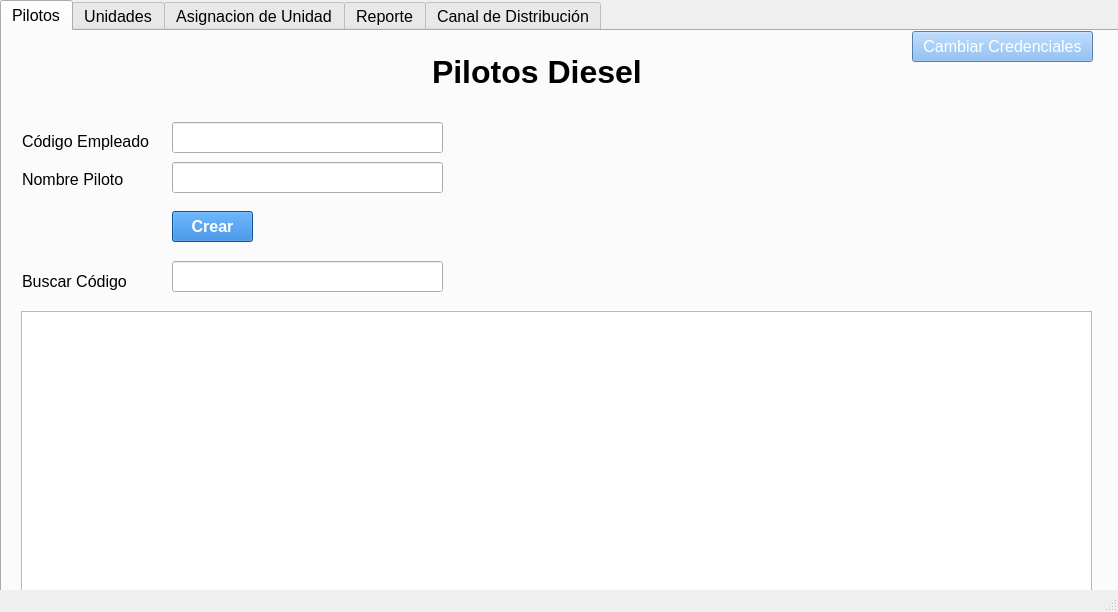
<?xml version="1.0" encoding="UTF-8"?>
<ui version="4.0">
 <class>MainWindow</class>
 <widget class="QMainWindow" name="MainWindow">
  <property name="geometry">
   <rect>
    <x>0</x>
    <y>0</y>
    <width>1118</width>
    <height>612</height>
   </rect>
  </property>
  <property name="windowTitle">
   <string>DieselVillaNueva</string>
  </property>
  <widget class="QWidget" name="centralwidget">
   <widget class="QTabWidget" name="tabWidget">
    <property name="geometry">
     <rect>
      <x>0</x>
      <y>0</y>
      <width>1121</width>
      <height>611</height>
     </rect>
    </property>
    <property name="font">
     <font>
      <family>Microsoft Sans Serif</family>
      <pointsize>12</pointsize>
      <bold>false</bold>
     </font>
    </property>
    <property name="cursor">
     <cursorShape>ArrowCursor</cursorShape>
    </property>
    <property name="currentIndex">
     <number>0</number>
    </property>
    <widget class="QWidget" name="tab_pilotos">
     <attribute name="title">
      <string>Pilotos</string>
     </attribute>
     <widget class="QLabel" name="label">
      <property name="geometry">
       <rect>
        <x>430</x>
        <y>20</y>
        <width>211</width>
        <height>41</height>
       </rect>
      </property>
      <property name="font">
       <font>
        <family>Microsoft Sans Serif</family>
        <pointsize>24</pointsize>
        <bold>true</bold>
        <kerning>true</kerning>
       </font>
      </property>
      <property name="text">
       <string>Pilotos Diesel</string>
      </property>
     </widget>
     <widget class="QLabel" name="label_2">
      <property name="geometry">
       <rect>
        <x>20</x>
        <y>100</y>
        <width>141</width>
        <height>21</height>
       </rect>
      </property>
      <property name="font">
       <font>
        <family>Microsoft Sans Serif</family>
        <pointsize>12</pointsize>
        <bold>false</bold>
       </font>
      </property>
      <property name="text">
       <string>Código Empleado</string>
      </property>
     </widget>
     <widget class="QLabel" name="label_3">
      <property name="geometry">
       <rect>
        <x>20</x>
        <y>140</y>
        <width>121</width>
        <height>16</height>
       </rect>
      </property>
      <property name="font">
       <font>
        <family>Microsoft Sans Serif</family>
        <pointsize>12</pointsize>
        <bold>false</bold>
       </font>
      </property>
      <property name="text">
       <string>Nombre Piloto</string>
      </property>
     </widget>
     <widget class="QLineEdit" name="txt_codigoEmpleado">
      <property name="geometry">
       <rect>
        <x>170</x>
        <y>91</y>
        <width>271</width>
        <height>31</height>
       </rect>
      </property>
     </widget>
     <widget class="QLineEdit" name="txt_nombrePiloto">
      <property name="geometry">
       <rect>
        <x>170</x>
        <y>131</y>
        <width>271</width>
        <height>31</height>
       </rect>
      </property>
     </widget>
     <widget class="QPushButton" name="btn_crearPiloto">
      <property name="geometry">
       <rect>
        <x>170</x>
        <y>180</y>
        <width>81</width>
        <height>31</height>
       </rect>
      </property>
      <property name="font">
       <font>
        <family>Microsoft Sans Serif</family>
        <pointsize>12</pointsize>
        <bold>true</bold>
       </font>
      </property>
      <property name="styleSheet">
       <string notr="true">background-color: #1670D0;
color: white;</string>
      </property>
      <property name="text">
       <string>Crear</string>
      </property>
     </widget>
     <widget class="QLabel" name="label_4">
      <property name="geometry">
       <rect>
        <x>20</x>
        <y>240</y>
        <width>111</width>
        <height>21</height>
       </rect>
      </property>
      <property name="text">
       <string>Buscar Código</string>
      </property>
     </widget>
     <widget class="QLineEdit" name="txt_buscarCodigo">
      <property name="geometry">
       <rect>
        <x>170</x>
        <y>230</y>
        <width>271</width>
        <height>31</height>
       </rect>
      </property>
     </widget>
     <widget class="QTableWidget" name="table_mostrarPilotos">
      <property name="geometry">
       <rect>
        <x>19</x>
        <y>280</y>
        <width>1071</width>
        <height>281</height>
       </rect>
      </property>
      <attribute name="horizontalHeaderStretchLastSection">
       <bool>true</bool>
      </attribute>
      <attribute name="verticalHeaderVisible">
       <bool>false</bool>
      </attribute>
     </widget>
     <widget class="QPushButton" name="btn_cambiarCreden">
      <property name="geometry">
       <rect>
        <x>910</x>
        <y>0</y>
        <width>181</width>
        <height>31</height>
       </rect>
      </property>
      <property name="font">
       <font>
        <family>Microsoft Sans Serif</family>
        <pointsize>12</pointsize>
        <bold>false</bold>
       </font>
      </property>
      <property name="styleSheet">
       <string notr="true">background-color: #75B0F0;
color: white;</string>
      </property>
      <property name="text">
       <string>Cambiar Credenciales</string>
      </property>
     </widget>
    </widget>
    <widget class="QWidget" name="tab_unidades">
     <attribute name="title">
      <string>Unidades</string>
     </attribute>
     <widget class="QPushButton" name="btn_crearUnidad">
      <property name="geometry">
       <rect>
        <x>170</x>
        <y>180</y>
        <width>81</width>
        <height>31</height>
       </rect>
      </property>
      <property name="font">
       <font>
        <family>Microsoft Sans Serif</family>
        <pointsize>12</pointsize>
        <bold>true</bold>
       </font>
      </property>
      <property name="styleSheet">
       <string notr="true">background-color: #1670D0;
color: white;</string>
      </property>
      <property name="text">
       <string>Crear</string>
      </property>
     </widget>
     <widget class="QLineEdit" name="txt_buscarCodigoUnidad">
      <property name="geometry">
       <rect>
        <x>170</x>
        <y>230</y>
        <width>271</width>
        <height>31</height>
       </rect>
      </property>
     </widget>
     <widget class="QLabel" name="label_13">
      <property name="geometry">
       <rect>
        <x>390</x>
        <y>20</y>
        <width>351</width>
        <height>41</height>
       </rect>
      </property>
      <property name="font">
       <font>
        <family>Microsoft Sans Serif</family>
        <pointsize>24</pointsize>
        <bold>true</bold>
        <kerning>true</kerning>
       </font>
      </property>
      <property name="text">
       <string>Unidades Villa Nueva</string>
      </property>
     </widget>
     <widget class="QLabel" name="label_14">
      <property name="geometry">
       <rect>
        <x>20</x>
        <y>240</y>
        <width>111</width>
        <height>21</height>
       </rect>
      </property>
      <property name="text">
       <string>Buscar Unidad</string>
      </property>
     </widget>
     <widget class="QLabel" name="label_15">
      <property name="geometry">
       <rect>
        <x>20</x>
        <y>100</y>
        <width>141</width>
        <height>21</height>
       </rect>
      </property>
      <property name="font">
       <font>
        <family>Microsoft Sans Serif</family>
        <pointsize>12</pointsize>
        <bold>false</bold>
       </font>
      </property>
      <property name="text">
       <string>No. Unidad / Placa</string>
      </property>
     </widget>
     <widget class="QLineEdit" name="txt_noUnidad">
      <property name="geometry">
       <rect>
        <x>170</x>
        <y>91</y>
        <width>271</width>
        <height>31</height>
       </rect>
      </property>
     </widget>
     <widget class="QTableWidget" name="table_mostrarUnidades">
      <property name="geometry">
       <rect>
        <x>9</x>
        <y>280</y>
        <width>1091</width>
        <height>281</height>
       </rect>
      </property>
      <attribute name="horizontalHeaderStretchLastSection">
       <bool>true</bool>
      </attribute>
      <attribute name="verticalHeaderVisible">
       <bool>false</bool>
      </attribute>
     </widget>
     <widget class="QLabel" name="label_16">
      <property name="geometry">
       <rect>
        <x>20</x>
        <y>140</y>
        <width>131</width>
        <height>16</height>
       </rect>
      </property>
      <property name="font">
       <font>
        <family>Microsoft Sans Serif</family>
        <pointsize>12</pointsize>
        <bold>false</bold>
       </font>
      </property>
      <property name="text">
       <string>Canal Distribución</string>
      </property>
     </widget>
     <widget class="QComboBox" name="cb_canalDistribucion">
      <property name="geometry">
       <rect>
        <x>170</x>
        <y>130</y>
        <width>271</width>
        <height>31</height>
       </rect>
      </property>
     </widget>
    </widget>
    <widget class="QWidget" name="tab_asigUnidad">
     <attribute name="title">
      <string>Asignacion de Unidad</string>
     </attribute>
     <widget class="QComboBox" name="cb_unidadAsignar">
      <property name="geometry">
       <rect>
        <x>170</x>
        <y>130</y>
        <width>271</width>
        <height>31</height>
       </rect>
      </property>
     </widget>
     <widget class="QLineEdit" name="txt_buscarAsigUnidad">
      <property name="geometry">
       <rect>
        <x>210</x>
        <y>230</y>
        <width>271</width>
        <height>31</height>
       </rect>
      </property>
     </widget>
     <widget class="QLabel" name="label_17">
      <property name="geometry">
       <rect>
        <x>380</x>
        <y>20</y>
        <width>351</width>
        <height>41</height>
       </rect>
      </property>
      <property name="font">
       <font>
        <family>Microsoft Sans Serif</family>
        <pointsize>24</pointsize>
        <bold>true</bold>
        <kerning>true</kerning>
       </font>
      </property>
      <property name="text">
       <string>Asignación de Unidad</string>
      </property>
     </widget>
     <widget class="QLabel" name="label_18">
      <property name="geometry">
       <rect>
        <x>20</x>
        <y>100</y>
        <width>141</width>
        <height>21</height>
       </rect>
      </property>
      <property name="font">
       <font>
        <family>Microsoft Sans Serif</family>
        <pointsize>12</pointsize>
        <bold>false</bold>
       </font>
      </property>
      <property name="text">
       <string>Código Empleado</string>
      </property>
     </widget>
     <widget class="QPushButton" name="btn_crearAsigUnidad">
      <property name="geometry">
       <rect>
        <x>170</x>
        <y>180</y>
        <width>81</width>
        <height>31</height>
       </rect>
      </property>
      <property name="font">
       <font>
        <family>Microsoft Sans Serif</family>
        <pointsize>12</pointsize>
        <bold>true</bold>
       </font>
      </property>
      <property name="styleSheet">
       <string notr="true">background-color: #1670D0;
color: white;</string>
      </property>
      <property name="text">
       <string>Asignar</string>
      </property>
     </widget>
     <widget class="QLabel" name="label_19">
      <property name="geometry">
       <rect>
        <x>20</x>
        <y>140</y>
        <width>121</width>
        <height>21</height>
       </rect>
      </property>
      <property name="font">
       <font>
        <family>Microsoft Sans Serif</family>
        <pointsize>12</pointsize>
        <bold>false</bold>
       </font>
      </property>
      <property name="text">
       <string>Unidad a asignar</string>
      </property>
     </widget>
     <widget class="QTableWidget" name="table_mostrarAsigUnidades">
      <property name="geometry">
       <rect>
        <x>9</x>
        <y>280</y>
        <width>1091</width>
        <height>281</height>
       </rect>
      </property>
      <attribute name="horizontalHeaderStretchLastSection">
       <bool>true</bool>
      </attribute>
      <attribute name="verticalHeaderVisible">
       <bool>false</bool>
      </attribute>
     </widget>
     <widget class="QLabel" name="label_20">
      <property name="geometry">
       <rect>
        <x>20</x>
        <y>240</y>
        <width>171</width>
        <height>21</height>
       </rect>
      </property>
      <property name="text">
       <string>Buscar Código / Unidad</string>
      </property>
     </widget>
     <widget class="QComboBox" name="cb_codigoEmpleado">
      <property name="geometry">
       <rect>
        <x>170</x>
        <y>90</y>
        <width>271</width>
        <height>31</height>
       </rect>
      </property>
     </widget>
     <widget class="QLabel" name="lbl_nombrePiloto">
      <property name="geometry">
       <rect>
        <x>470</x>
        <y>100</y>
        <width>341</width>
        <height>21</height>
       </rect>
      </property>
      <property name="text">
       <string/>
      </property>
     </widget>
    </widget>
    <widget class="QWidget" name="tab_reporte">
     <attribute name="title">
      <string>Reporte</string>
     </attribute>
     <widget class="QLabel" name="label_24">
      <property name="geometry">
       <rect>
        <x>410</x>
        <y>20</y>
        <width>351</width>
        <height>41</height>
       </rect>
      </property>
      <property name="font">
       <font>
        <family>Microsoft Sans Serif</family>
        <pointsize>24</pointsize>
        <bold>true</bold>
        <kerning>true</kerning>
       </font>
      </property>
      <property name="text">
       <string>Despachos Diesel</string>
      </property>
     </widget>
     <widget class="QDateEdit" name="dt_desde">
      <property name="geometry">
       <rect>
        <x>90</x>
        <y>81</y>
        <width>281</width>
        <height>31</height>
       </rect>
      </property>
      <property name="displayFormat">
       <string>dddd, dd 'de' MMMM 'de' yyyy</string>
      </property>
      <property name="calendarPopup">
       <bool>true</bool>
      </property>
     </widget>
     <widget class="QLabel" name="label_5">
      <property name="geometry">
       <rect>
        <x>30</x>
        <y>80</y>
        <width>51</width>
        <height>41</height>
       </rect>
      </property>
      <property name="text">
       <string>Desde:</string>
      </property>
     </widget>
     <widget class="QLabel" name="label_6">
      <property name="geometry">
       <rect>
        <x>400</x>
        <y>80</y>
        <width>51</width>
        <height>41</height>
       </rect>
      </property>
      <property name="text">
       <string>Hasta:</string>
      </property>
     </widget>
     <widget class="QDateEdit" name="dt_hasta">
      <property name="geometry">
       <rect>
        <x>460</x>
        <y>80</y>
        <width>281</width>
        <height>31</height>
       </rect>
      </property>
      <property name="font">
       <font>
        <family>Microsoft Sans Serif</family>
        <pointsize>12</pointsize>
        <bold>false</bold>
       </font>
      </property>
      <property name="displayFormat">
       <string>dddd, dd 'de' MMMM 'de' yyyy</string>
      </property>
      <property name="calendarPopup">
       <bool>true</bool>
      </property>
     </widget>
     <widget class="QPushButton" name="btn_generarReporte">
      <property name="geometry">
       <rect>
        <x>90</x>
        <y>140</y>
        <width>151</width>
        <height>31</height>
       </rect>
      </property>
      <property name="font">
       <font>
        <family>Microsoft Sans Serif</family>
        <pointsize>12</pointsize>
        <bold>true</bold>
       </font>
      </property>
      <property name="styleSheet">
       <string notr="true">background-color: #1670D0;
color: white;</string>
      </property>
      <property name="text">
       <string>Generar Reporte</string>
      </property>
     </widget>
     <widget class="QPushButton" name="btn_generarExcel">
      <property name="geometry">
       <rect>
        <x>280</x>
        <y>140</y>
        <width>151</width>
        <height>31</height>
       </rect>
      </property>
      <property name="font">
       <font>
        <family>Microsoft Sans Serif</family>
        <pointsize>12</pointsize>
        <bold>true</bold>
       </font>
      </property>
      <property name="styleSheet">
       <string notr="true">background-color: #4DBA2C;
color: white;</string>
      </property>
      <property name="text">
       <string>Generar Excel</string>
      </property>
     </widget>
     <widget class="QPushButton" name="btn_excelUnidad">
      <property name="geometry">
       <rect>
        <x>410</x>
        <y>200</y>
        <width>151</width>
        <height>31</height>
       </rect>
      </property>
      <property name="font">
       <font>
        <family>Microsoft Sans Serif</family>
        <pointsize>12</pointsize>
        <bold>true</bold>
       </font>
      </property>
      <property name="styleSheet">
       <string notr="true">background-color: #4DBA2C;
color: white;
</string>
      </property>
      <property name="text">
       <string>Excel Unidad</string>
      </property>
     </widget>
     <widget class="QLabel" name="label_7">
      <property name="geometry">
       <rect>
        <x>30</x>
        <y>190</y>
        <width>111</width>
        <height>51</height>
       </rect>
      </property>
      <property name="text">
       <string>Buscar Unidad:</string>
      </property>
     </widget>
     <widget class="QLineEdit" name="txt_buscarDespachoUnidad">
      <property name="geometry">
       <rect>
        <x>150</x>
        <y>200</y>
        <width>221</width>
        <height>31</height>
       </rect>
      </property>
     </widget>
     <widget class="QTableWidget" name="table_mostrarDespachosD">
      <property name="geometry">
       <rect>
        <x>10</x>
        <y>260</y>
        <width>1091</width>
        <height>301</height>
       </rect>
      </property>
      <attribute name="horizontalHeaderStretchLastSection">
       <bool>true</bool>
      </attribute>
      <attribute name="verticalHeaderVisible">
       <bool>false</bool>
      </attribute>
     </widget>
    </widget>
    <widget class="QWidget" name="tab_canalDistri">
     <attribute name="title">
      <string>Canal de Distribución</string>
     </attribute>
     <widget class="QLabel" name="label_21">
      <property name="geometry">
       <rect>
        <x>360</x>
        <y>20</y>
        <width>371</width>
        <height>41</height>
       </rect>
      </property>
      <property name="font">
       <font>
        <family>Microsoft Sans Serif</family>
        <pointsize>24</pointsize>
        <bold>true</bold>
        <kerning>true</kerning>
       </font>
      </property>
      <property name="text">
       <string>Canales de Distribución</string>
      </property>
     </widget>
     <widget class="QLabel" name="label_22">
      <property name="geometry">
       <rect>
        <x>20</x>
        <y>140</y>
        <width>121</width>
        <height>16</height>
       </rect>
      </property>
      <property name="font">
       <font>
        <family>Microsoft Sans Serif</family>
        <pointsize>12</pointsize>
        <bold>false</bold>
       </font>
      </property>
      <property name="text">
       <string>Descripción</string>
      </property>
     </widget>
     <widget class="QLineEdit" name="txt_canalDistribucion">
      <property name="geometry">
       <rect>
        <x>170</x>
        <y>91</y>
        <width>271</width>
        <height>31</height>
       </rect>
      </property>
     </widget>
     <widget class="QTableWidget" name="table_mostrarCanal">
      <property name="geometry">
       <rect>
        <x>9</x>
        <y>231</y>
        <width>1091</width>
        <height>331</height>
       </rect>
      </property>
      <attribute name="horizontalHeaderStretchLastSection">
       <bool>true</bool>
      </attribute>
      <attribute name="verticalHeaderVisible">
       <bool>false</bool>
      </attribute>
     </widget>
     <widget class="QLabel" name="label_23">
      <property name="geometry">
       <rect>
        <x>20</x>
        <y>100</y>
        <width>141</width>
        <height>21</height>
       </rect>
      </property>
      <property name="font">
       <font>
        <family>Microsoft Sans Serif</family>
        <pointsize>12</pointsize>
        <bold>false</bold>
       </font>
      </property>
      <property name="text">
       <string>Canal de Distribución</string>
      </property>
     </widget>
     <widget class="QPushButton" name="btn_crearCanal">
      <property name="geometry">
       <rect>
        <x>170</x>
        <y>180</y>
        <width>81</width>
        <height>31</height>
       </rect>
      </property>
      <property name="font">
       <font>
        <family>Microsoft Sans Serif</family>
        <pointsize>12</pointsize>
        <bold>true</bold>
       </font>
      </property>
      <property name="styleSheet">
       <string notr="true">background-color: #1670D0;
color: white;</string>
      </property>
      <property name="text">
       <string>Crear</string>
      </property>
     </widget>
     <widget class="QLineEdit" name="txt_descripcionCanal">
      <property name="geometry">
       <rect>
        <x>170</x>
        <y>130</y>
        <width>271</width>
        <height>31</height>
       </rect>
      </property>
     </widget>
    </widget>
   </widget>
  </widget>
  <widget class="QStatusBar" name="statusbar"/>
 </widget>
 <resources/>
 <connections/>
</ui>
